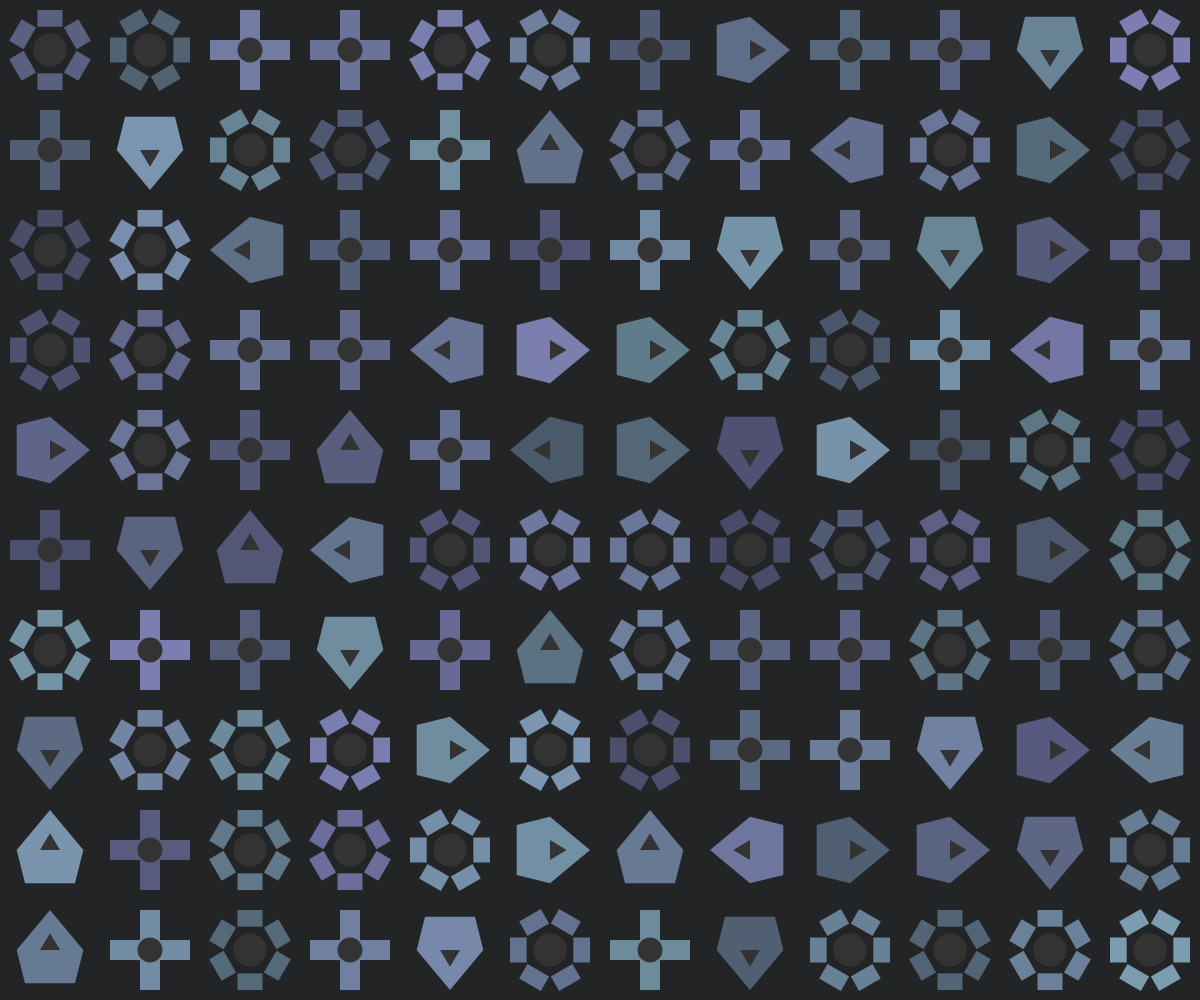
Frame 1 (no input)
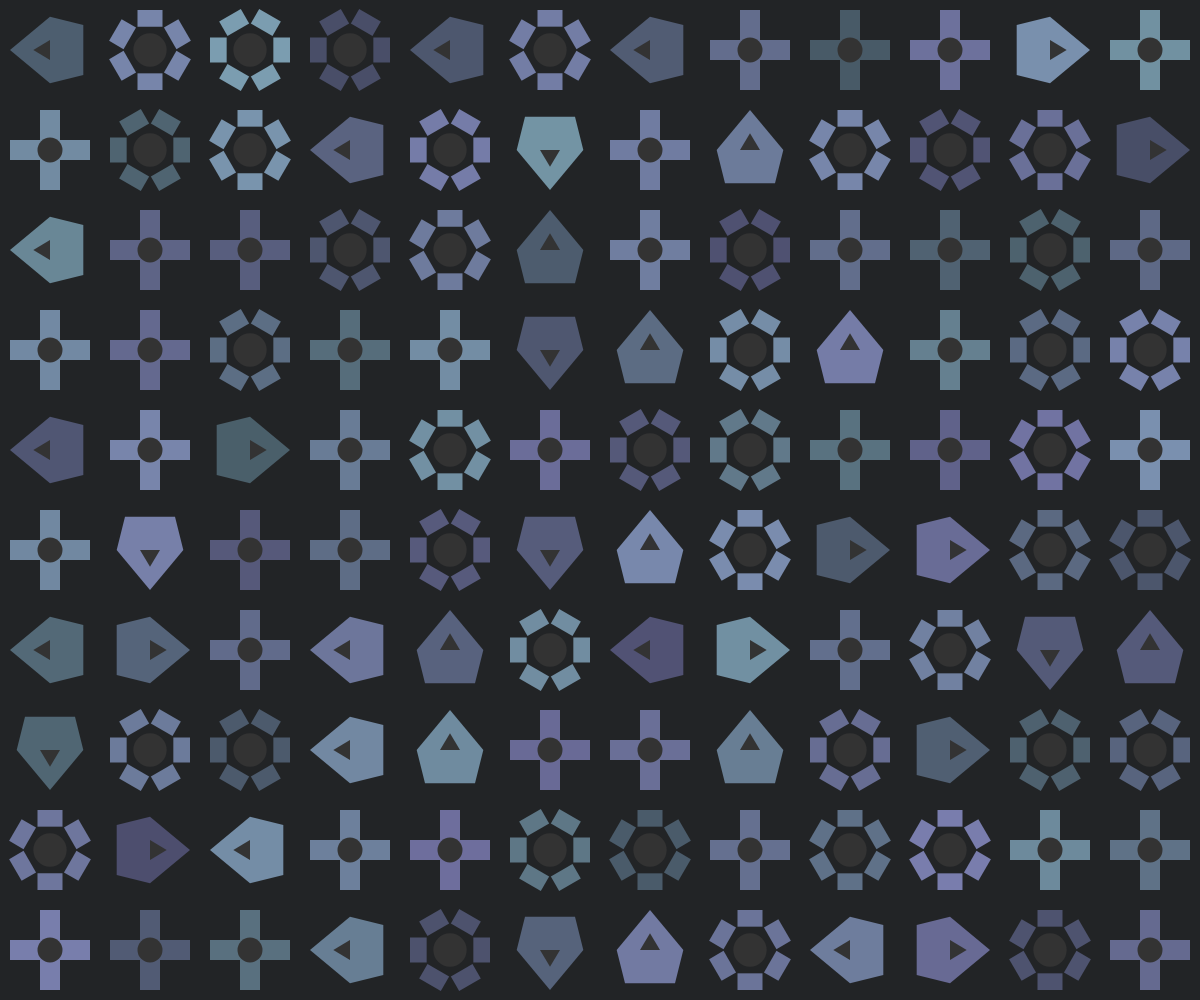
Frame 2 (the mouse pressed at the canvas centre, redrawn once)

The p5.js sketch that drew these frames (run headless with seeded random() and noise() and a simulated clock; the mouse was pressed at the canvas centre and the sketch redrawn once):

// p5.js sketch
// ── sketch.js
let cols, rows;
let cellSize;

function setup() {
  createCanvas(windowWidth, windowHeight);
  colorMode(HSB, 360, 100, 100, 100);
  noStroke();
  background(210, 10, 15); // dark steel-blue background
  cols = 12;
  rows = 16;
  cellSize = windowWidth / cols;
}

function draw() {
  background(210, 10, 15);
  for (let y = 0; y < rows; y++) {
    for (let x = 0; x < cols; x++) {
      push();
      translate(x * cellSize + cellSize / 2, y * cellSize + cellSize / 2);
      rotate(radians(int(random(4)) * 90));
      industrialSymbol();
      pop();
    }
  }
  noLoop();
}

function mousePressed() {
  loop();
}

function windowResized() {
  resizeCanvas(windowWidth, windowHeight);
  cellSize = windowWidth / cols;
}

/*-------Industrial Symbol Function (Bold Style)-------*/
function industrialSymbol() {
  let shapeType = int(random(3));
  let baseColor = color(random(200, 240), 30, random(40, 70)); // muted steel tones
  let detailColor = color(0, 0, 20); // dark shadow details

  if (shapeType === 0) {
    // Gear-like shape
    fill(baseColor);
    for (let i = 0; i < 6; i++) {
      rect(-cellSize / 8, -cellSize / 2.5, cellSize / 4, cellSize / 6);
      rotate(PI / 3);
    }
    fill(detailColor);
    circle(0, 0, cellSize / 3);
  } else if (shapeType === 1) {
    // Blade cross
    fill(baseColor);
    rect(-cellSize / 2.5, -cellSize / 10, cellSize / 1.25, cellSize / 5);
    rotate(HALF_PI);
    rect(-cellSize / 2.5, -cellSize / 10, cellSize / 1.25, cellSize / 5);
    fill(detailColor);
    circle(0, 0, cellSize / 4);
  } else {
    // Shield shape
    fill(baseColor);
    beginShape();
    vertex(-cellSize / 4, -cellSize / 3);
    vertex(cellSize / 4, -cellSize / 3);
    vertex(cellSize / 3, 0);
    vertex(0, cellSize / 2.5);
    vertex(-cellSize / 3, 0);
    endShape(CLOSE);

    fill(detailColor);
    triangle(-cellSize / 10, 0, cellSize / 10, 0, 0, cellSize / 6);
  }
}
